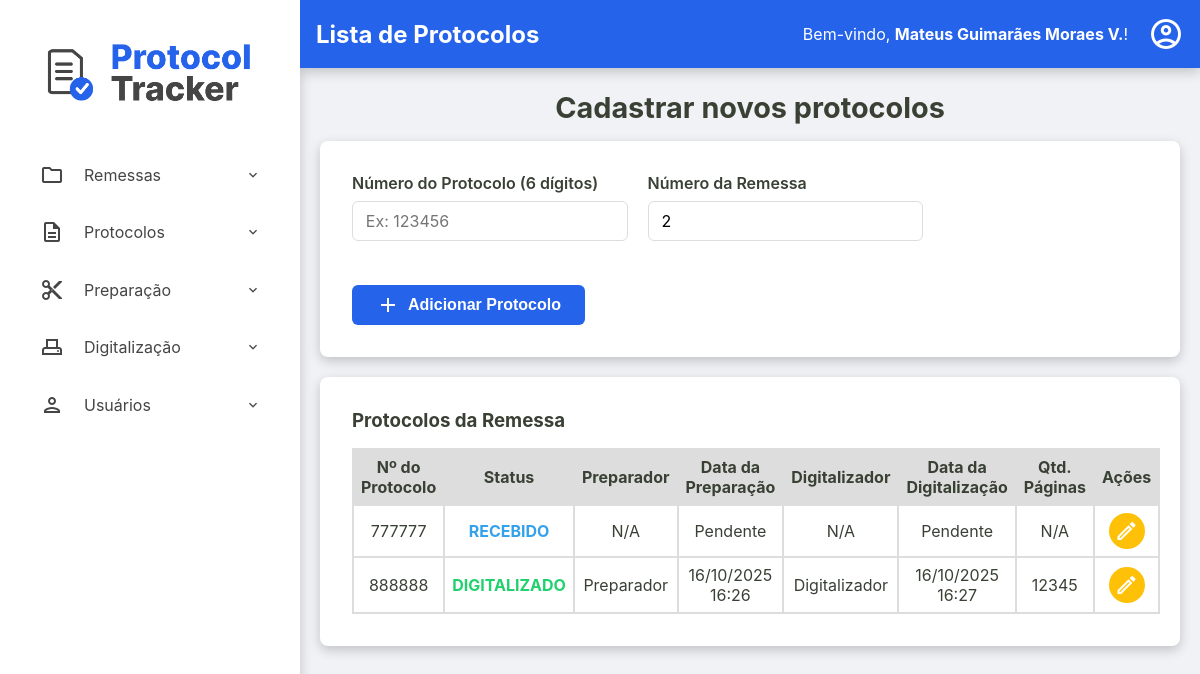
Before: /admin/remessas/protocolos?id=225e8e2f-121c-47b3-b249-c5a4c1f020b9 (signed in) with the older database file.
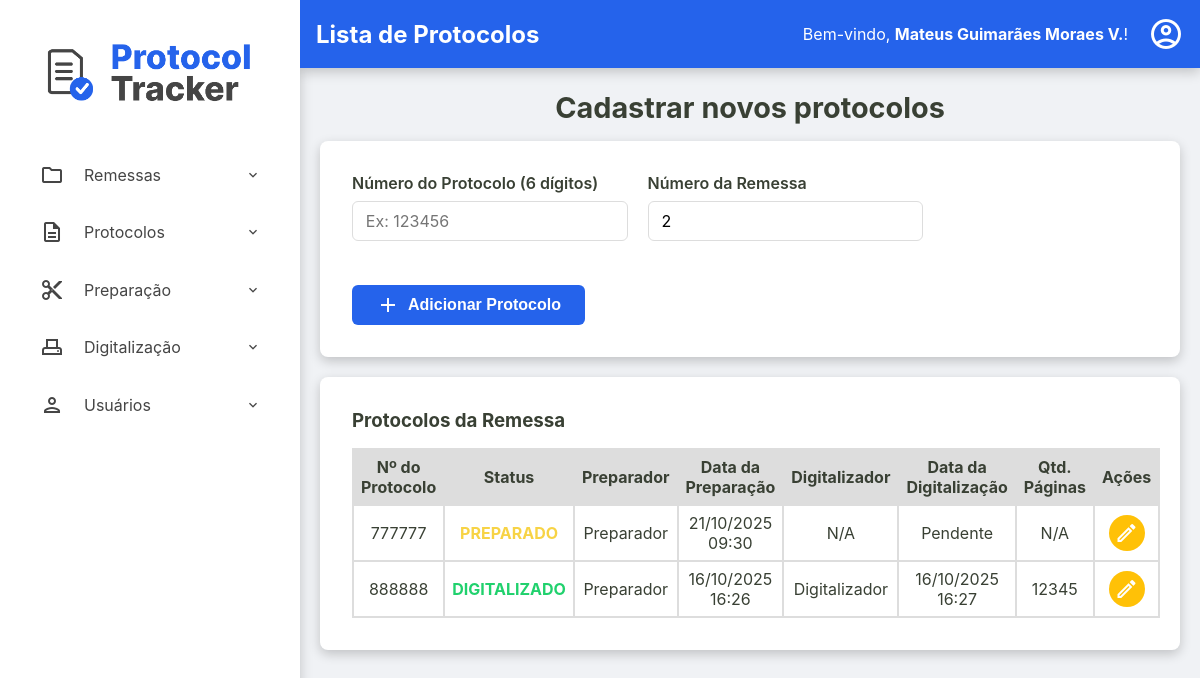
After: the same page with the newer database file.
### tables this page shows
CREATE TABLE protocolos (
    id TEXT PRIMARY KEY,
    id_remessa TEXT NOT NULL,
    numero_protocolo TEXT NOT NULL UNIQUE,
    data_preparacao TEXT NULL,
    id_preparador INTEGER NULL,
    data_digitalizacao TEXT NULL,
    id_digitalizador INTEGER NULL,
    status TEXT NOT NULL DEFAULT 'RECEBIDO',
    quantidade_paginas INTEGER NULL CHECK (quantidade_paginas >= 0),
    observacoes TEXT NULL,
    FOREIGN KEY (id_remessa) REFERENCES remessas (id),
    FOREIGN KEY (id_preparador) REFERENCES usuarios (id),
    FOREIGN KEY (id_digitalizador) REFERENCES usuarios (id)
  );

CREATE TABLE usuarios (
    id INTEGER PRIMARY KEY AUTOINCREMENT,
    nome TEXT NOT NULL,
    email TEXT NOT NULL UNIQUE,
    cpf TEXT NOT NULL UNIQUE,
    hash_senha TEXT NOT NULL,
    permissao TEXT NOT NULL,
    data_criacao TEXT NOT NULL DEFAULT CURRENT_TIMESTAMP,
    status INTEGER NOT NULL DEFAULT 1
  );

### src/Controller/Admin/RemessaController.php (called while the page is built, shortened)
<?php
class RemessaController
{
    public function exibirProtocolos(?string $id_remessa_param, ?string $erro = null)
    {
        try {
            $id_remessa = $id_remessa_param;
            $listaDePreparadores = $this->usuarioRepository->allByPermissao('preparador');
            $listaProtocolos = $this->protocoloRepository->findByRemessa($id_remessa);
            require __DIR__ . '/../../../templates/admin/visualizar-protocolos.php';
        } catch (Exception $e) {
            $this->exibirRemessas($e->getMessage());
        }
    }
}

### src/Repository/ProtocoloRepository.php (called while the page is built, shortened)
<?php
class ProtocoloRepository implements ProtocoloRepositoryInterface
{
    private PDO $connection;
    public function __construct(PDO $connection)
    {
        $this->connection = $connection;
    }
    public function findByRemessa(string $id_remessa): array
    {
        $sqlQuery = "SELECT * FROM protocolos WHERE id_remessa = :id_remessa;";
        $stmt = $this->connection->prepare($sqlQuery);
        $stmt->bindValue(':id_remessa', $id_remessa);
        $stmt->execute();
        return $this->hidrataLista($stmt);
    }
    private function hidrataLista(PDOStatement $stmt): array
    {
        $listaDeProtocolos = [];
        while($dadosProtocolo = $stmt->fetch()){
            $listaDeProtocolos[] = Protocolo::fromArray($dadosProtocolo);
        }
        return $listaDeProtocolos;
    }
}

### src/Model/Protocolo.php (called while the page is built, shortened)
<?php
class Protocolo {
    public function getId(): ?string { return $this->id; }
    public function getNumeroProtocolo(): string { return $this->numero_protocolo; }
    public function getDataPreparacao(): ?DateTimeImmutable { return $this->data_preparacao; }
    public function getDataDigitalizacao(): ?DateTimeImmutable { return $this->data_digitalizacao; }
    public function getStatus(): string { return $this->status; }
    public function getQuantidadePaginas(): ?int { return $this->quantidade_paginas; }
    public static function fromArray(array $array): self
    {
        try {
            $data_preparacao = isset($array['data_preparacao']) ? new DateTimeImmutable($array['data_preparacao']) :  null;
            $data_digitalizacao = isset($array['data_digitalizacao']) ? new DateTimeImmutable($array['data_digitalizacao']) :  null;
        } catch (Exception $e) {
            throw new Exception("Falha ao criar data");
        }
        return new self(
            $array['id'],
            $array['id_remessa'],
            $array['numero_protocolo'],
            $data_preparacao,
            isset($array['id_preparador']) ? (int) $array['id_preparador'] : null,
            $data_digitalizacao,
            isset($array['id_digitalizador']) ? (int) $array['id_digitalizador'] : null,
            $array['status'],
            isset($array['quantidade_paginas']) ? (int) $array['quantidade_paginas'] : null,
            $array['observacoes'] ?? null,
        );
    }
}

### src/Repository/UsuarioRepository.php (called while the page is built, shortened)
<?php
class UsuarioRepository implements UsuarioRepositoryInterface
{
    private PDO $connection;
    public function __construct(PDO $connection)
    {
        $this->connection = $connection;
    }
    public function allByPermissao(string $permissao): array
    {
        $sqlQuery = "SELECT * FROM usuarios WHERE permissao = :permissao";
        $stmt = $this->connection->prepare($sqlQuery);
        $stmt->bindValue(':permissao', $permissao);
        $stmt->execute();
        return $this->hidrataLista($stmt);
    }
    private function hidrataLista(PDOStatement $stmt): array
    {
        $listaDeUsuarios = [];
        while($dadosUsuario = $stmt->fetch()){
            $listaDeUsuarios[] = Usuario::fromArray($dadosUsuario);
        }
        return $listaDeUsuarios;
    }
}

### src/Model/Usuario.php (called while the page is built, shortened)
<?php
class Usuario {
    public function getNome(): string { return $this->nome; }
    public static function fromArray(array $array): self
    {
        try {
            $data_criacao = isset($array['data_criacao']) ? new DateTimeImmutable($array['data_criacao']) : null;
        } catch (Exception $e) {
            throw new Exception("Falha ao criar data");
        }
        return new self(
            (int) $array['id'],
            $array['nome'],
            $array['email'],
            $array['cpf'],
            $array['hash_senha'],
            $array['permissao'],
            $data_criacao,
            (bool) $array['status']
        );
    }
}

### templates/admin/visualizar-protocolos.php (the view, shortened to what the changed rows need)
<?php require __DIR__ . '/../components/_header.php'; ?>
<h2>Cadastrar novos protocolos</h2>
<div class="container-principal-busca">
    <section class="listagem-container">
        <table id="tabela-protocolos" class="protocolos-table datatable-js">
            <thead>
                <tr>
                    <th>Nº do Protocolo</th>
                    <th>Status</th>
                    <th>Preparador</th>
                    <th>Data da Preparação</th>
                    <th>Digitalizador</th>
                    <th>Data da Digitalização</th>
                    <th>Qtd. Páginas</th>
                    <th class="acoes-header">Ações</th>
                </tr>
            </thead>
            <tbody>
                <?php
                    $fusoHorarioLocal = new DateTimeZone('America/Campo_Grande');
                ?>
                <?php foreach ($listaProtocolos as $protocolo): ?>
                    <tr>
                        <td><?= htmlspecialchars($protocolo->getNumeroProtocolo()) ?></td>
                        <td class="<?= htmlspecialchars($protocolo->getStatus()) ?>"><?= htmlspecialchars($protocolo->getStatus()) ?></td>
                        <td>
                            <?php
                                foreach ($listaDePreparadores as $preparador) {
                                    if($preparador->getId() === $protocolo->getIdPreparador()){
                                        $nomePreparador = $preparador->getNome();
                                        break;
                                    }
                                }
                                echo htmlspecialchars($nomePreparador ?? 'N/A');
                                $nomePreparador = 'N/A';
                            ?>
                        </td>
                        <td><?= $protocolo->getDataPreparacao() ? $protocolo->getDataPreparacao()->setTimezone($fusoHorarioLocal)->format('d/m/Y H:i') : 'Pendente' ?></td>
                        <td>
                            <?php
                                foreach ($listaDeDigitalizadores as $digitalizador) {
                                    if($digitalizador->getId() === $protocolo->getIdDigitalizador()){
                                        $nomeDigitalizador = $digitalizador->getNome();
                                        break;
                                    }
                                }
                                echo htmlspecialchars($nomeDigitalizador ?? 'N/A');
                                $nomeDigitalizador = 'N/A';
                            ?>
                        </td>
                        <td><?= $protocolo->getDataDigitalizacao() ? $protocolo->getDataDigitalizacao()->setTimezone($fusoHorarioLocal)->format('d/m/Y H:i') : 'Pendente' ?></td>
                        <td><?= htmlspecialchars($protocolo->getQuantidadePaginas() ?? 'N/A') ?></td>
                        <td class="acoes-cell">
                            <a href="/admin/remessas/editar-protocolo?id=<?= htmlspecialchars($protocolo->getId()) ?>" class="btn-acao btn-editar" title="Editar Protocolo">
                                <span class="material-icons-outlined">edit</span>
                            </a>
                        </td>
                    </tr>
                <?php endforeach; ?>
            </tbody>
        </table>
    </section>
</div>
<?php require __DIR__ . '/../components/_footer.php'; ?>

Changed rows visible on the page:
changed protocolos: status "RECEBIDO" → "PREPARADO"; id_preparador.nome "N/A" → "Preparador"; format (not shown) → "21/10/2025 09:30"; no longer shows "Pendente"
